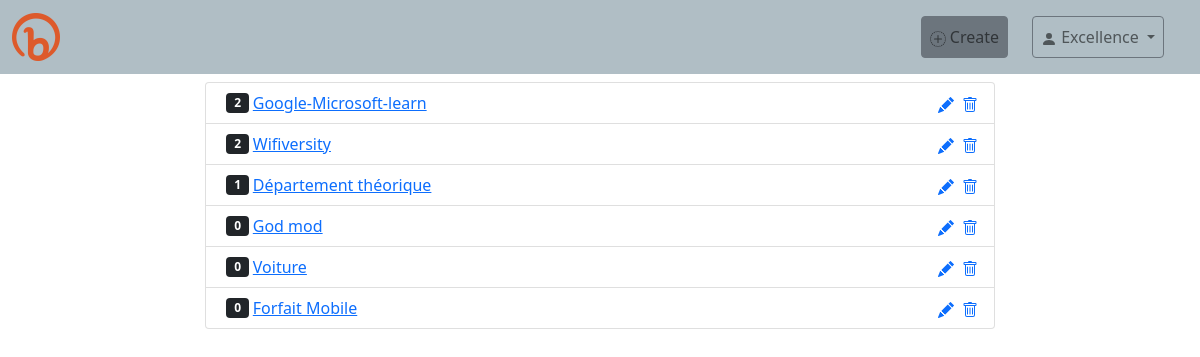
Page / (signed in) on the earlier database version.
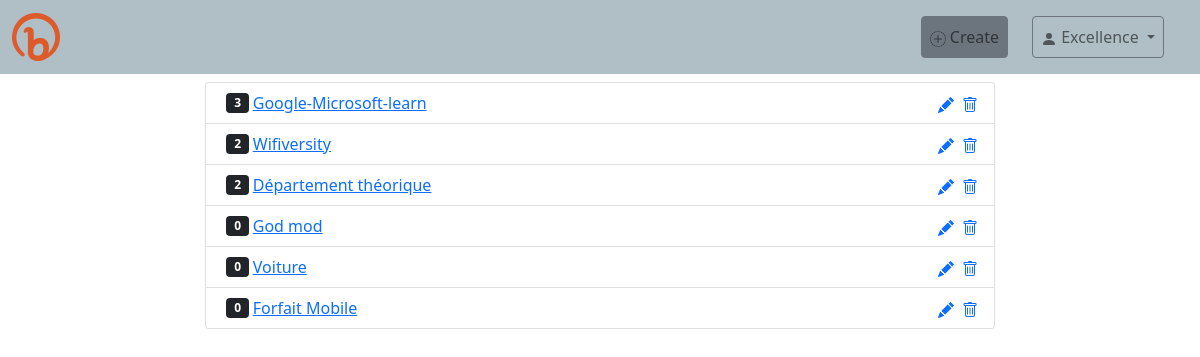
Same page on the later database version.
### mini_url/models.py (models this page shows, shortened)
class MiniUrl(models.Model):
    url = models.URLField(unique=True)
    code = models.CharField(max_length=30, unique=True)
    date = models.DateTimeField(auto_now_add=True)
    pseudo = models.CharField(max_length=30, blank=True, null=True)
    nb_access = models.IntegerField(default=0)
    author = models.ForeignKey(User, on_delete=models.CASCADE)
    """def save(self, *args, **kwargs):
        if not self.pk:
            self.generate(6)

        super(MiniUrl, self).save(*args, **kwargs)

    def generate(self, nb):
        caracters = string.ascii_letters + string.digits
        code_list = [random.choice(caracters) for _ in range(nb)]
        code = ''.join(code_list)

        while self.objects.filter(code=code).exists():
            code_list = [random.choice(caracters) for _ in range(nb)]
            code = ''.join(code_list)

        self.code = code"""

### mini_url/views.py (the view)
# urls.py: path('', views.HomeView.as_view(), name='home'),
@method_decorator(login_required, name='dispatch')
class HomeView(generic.ListView):
    model = MiniUrl
    context_object_name = 'minis'
    template_name = 'mini_url/home.html'
    def get_queryset(self):
        return MiniUrl.objects.filter(author=self.request.user)

### mini_url/templates/mini_url/home.html (shortened to what this page needs)
{% extends 'base.html' %}
{% load static %}
{% block head %}
<link rel="stylesheet" href="{% static 'mini_url/css/bootstrap.min.css' %}">
{% endblock %}
{% block content %}
<nav class="navbar navbar-expand-md navbar-light" style="background-color: #b0bec5;">
    <div class="container-fluid">
        <div class="navbar-brand">
            <a href="{% url 'home' %}">
                <img src="{% static 'mini_url/images/Bitly_icon-icons.com_66736.png' %}" alt="Bitly-Icon" class="img-fluid">
            </a>
        </div>
        <div class="collapse navbar-collapse" id="collapse">
            <ul class="navbar-nav">
                <li class="nav-item">
                    <a href="{% url 'create' %}" class="nav-link btn btn-secondary">
                        Create
                    </a>
                </li>
                <li class="nav-item dropdown mx-md-4">
                    <a class="nav-link btn btn-outline-secondary dropdown-toggle text-center" data-bs-toggle="dropdown">
                        <svg xmlns="http://www.w3.org/2000/svg" width="16" height="16" fill="currentColor" class="bi bi-person-fill" viewBox="0 0 16 16">
                            <path d="M3 14s-1 0-1-1 1-4 6-4 6 3 6 4-1 1-1 1H3zm5-6a3 3 0 1 0 0-6 3 3 0 0 0 0 6z"/>
                        </svg>
                        {{ request.user }}
                    </a>
                </li>
            </ul>
        </div>
    </div>
</nav>
<div class="container-fluid">
    <div class="row">
        <div class="col-12 p-2">
            <ul class="list-group offset-md-2 col-md-8">
                {% for mini in minis %}
                <li class="list-group-item d-flex align-items-center">
                    <span class="badge bg-dark mx-1">{{ mini.nb_access }}</span>
                    <a href="{% url 'redirect' mini.code %}" target="_blank">{{ mini.pseudo }}</a>
                    <div class="mx-2">
                        <a href="{% url 'update' mini.code %}">
                        </a>
                    </div>
                    <div>
                        <a href="{% url 'delete' mini.code %}">
                        </a>
                    </div>
                </li>
                {% empty %}
                <h2 class="h2">Rien à afficher</h2>
                {% endfor %}
            </ul>
        </div>
    </div>
</div>
{% endblock %}

Differences in the rows shown:
changed MiniUrl "Google-Microsoft-learn": nb_access "2" → "3"
changed MiniUrl "Département théorique": nb_access "1" → "2"
